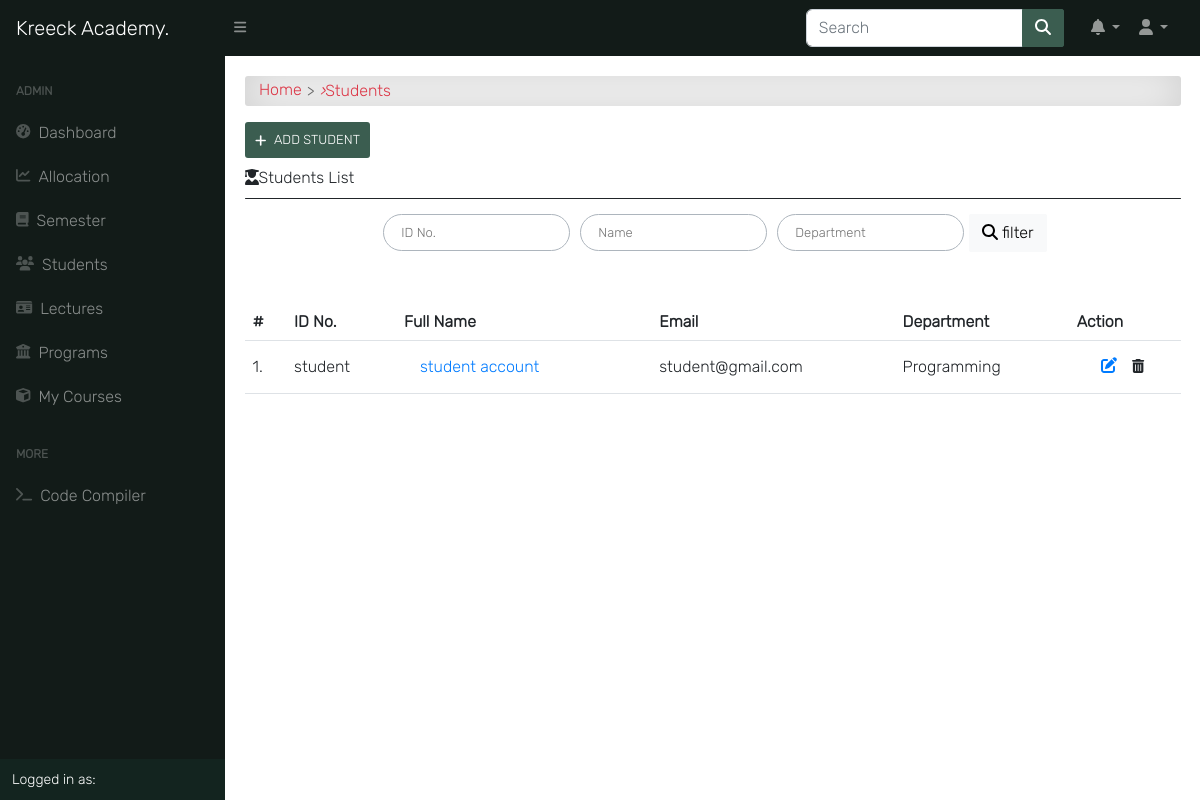
The page /auth/students/ (signed in) on the database as committed earlier.
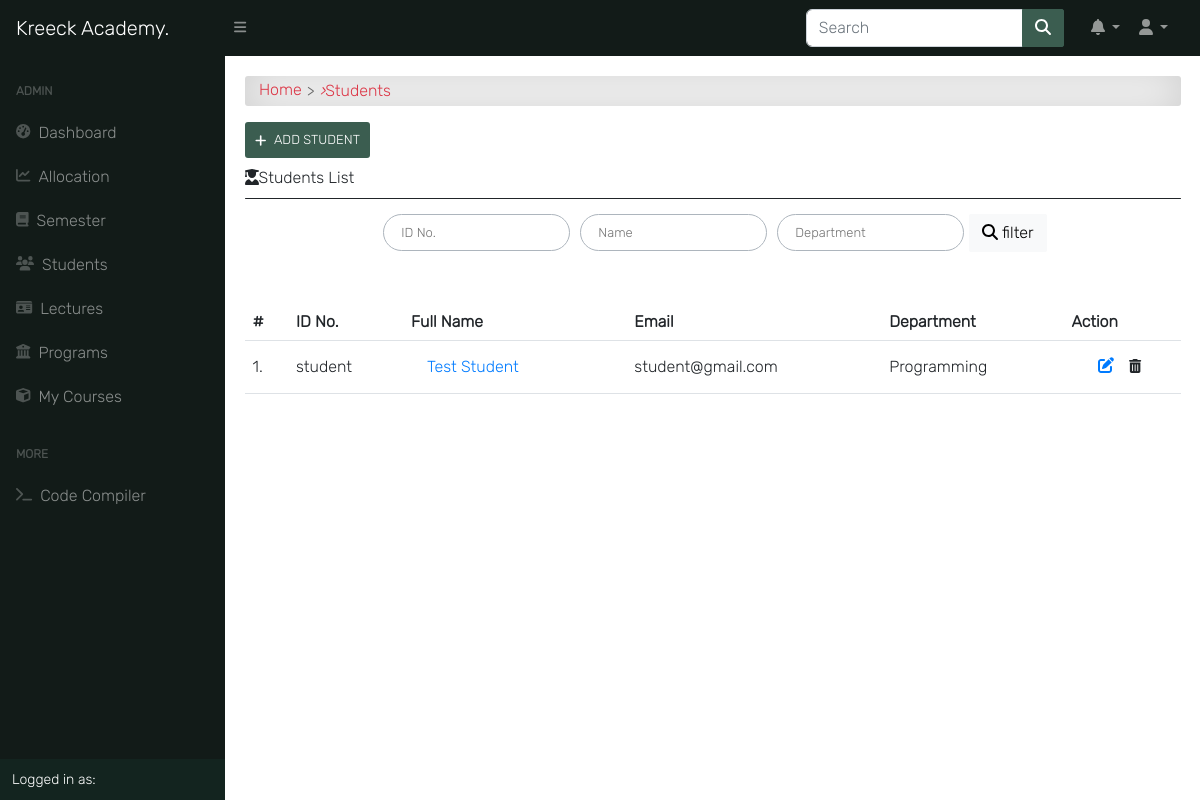
The same page on the database as committed later.
### accounts/models.py (models this page shows, shortened)
class Student(models.Model):
    student = models.OneToOneField(User, on_delete=models.CASCADE)
    level = models.CharField(max_length=25, choices=LEVEL, null=True)
    department = models.ForeignKey(Program, on_delete=models.CASCADE, null=True)
    objects = StudentManager()

class User(AbstractUser):
    is_student = models.BooleanField(default=False)
    is_lecturer = models.BooleanField(default=False)
    is_parent = models.BooleanField(default=False)
    is_dep_head = models.BooleanField(default=False)
    phone = models.CharField(max_length=60, blank=True, null=True)
    address = models.CharField(max_length=60, blank=True, null=True)
    picture = models.ImageField(upload_to='profile_pictures/%y/%m/%d/', default='default.png', null=True)
    email = models.EmailField(blank=True, null=True)
    username_validator = ASCIIUsernameValidator()
    objects = UserManager()
    @property
    def get_full_name(self):
        full_name = self.username
        if self.first_name and self.last_name:
            full_name = self.first_name + " " + self.last_name
        return full_name

### course/models.py (models this page shows, shortened)
class Program(models.Model):
    title = models.CharField(max_length=150, unique=True)
    summary = models.TextField(null=True, blank=True)
    objects = ProgramManager()
    def __str__(self):
        return self.title

### accounts/views.py (the view)
# urls.py: path('students/', StudentListView.as_view(), name='student_list'),
@method_decorator([login_required, admin_required], name='dispatch')
class StudentListView(ListView):
    template_name = "accounts/student_list.html"
    paginate_by = 10  # if pagination is desired
    def get_queryset(self):
        queryset = Student.objects.all()
        query = self.request.GET.get('student_id')
        if query is not None:
            queryset = queryset.filter(Q(department=query))
        return queryset
    def get_context_data(self, **kwargs):
        context = super().get_context_data(**kwargs)
        context['title'] = "Students | Kreeck Academy"
        return context

### templates/accounts/student_list.html (shortened to what this page needs)
{% extends 'base.html' %}
{% block content %}
<div id="input-nav"><a href="{% url 'home' %}" class="primary1">Home</a> <i>&rsaquo;</i> Students</div>
{% if request.user.is_superuser %}
<a class="add-button" href="{% url 'add_student' %}"><i class="fas fa-plus"></i>Add Student</a>
{% endif %}
<div class="title"><i class="fas fa-user-graduate"></i>Students List</div>
<div class="title-line"></div>
<div class="content-center">
    <form class="search-form" action="" method="GET">
        <input class="au-input" type="text" id="student_id" name="student_id" placeholder="ID No." value="{{ request.GET.student_id }}"/>
        <input class="au-input" type="text" name="name" placeholder="Name" value="{{ request.GET.name }}"/>
        <input class="au-input" type="text" name="department" placeholder="Department" value="{{ request.GET.department }}"/>
        <button class="btn btn-light" type="submit">
            <i class="fas fa-search"></i> filter
        </button>
    </form>
</div>
<div class="table-responsive table-shadow table-light table-striped m-0 mt-5">
    <table class="table">
        <thead>
            <tr>
                <th>#</th>
                <th> ID No. </th>
                <th> Full Name </th>
                <th> Email </th>
                <th> Department </th>
                {% if request.user.is_superuser %}
                <th> Action </th>
                {% endif %}
            </tr>
        </thead>
        <tbody>
            {% for student in object_list %}
            <tr>
                <td> {{ forloop.counter }}.</td>
                <td>{{ student.student.username }} </td>
                <td><a href="{% url 'profile_single' student.student.id %}">{{ student.student.get_full_name }}</a></td>
                <td>{{ student.student.email }} </td>
                <td>{{ student.department }}</td>
                {% if request.user.is_superuser %}
                <td>
                    <div class="update-delete">
                        <a href="{% url 'student_edit' student.student.pk %}" class="update" title="Edit"><i class="fas fa-edit"></i></a>
                        <form action="{% url 'student_delete' student.pk %}">{% csrf_token %}
                            <button type="submit" class="btn btn-sm" title="Delete"><i class="fas fa-trash-alt"></i></button>
                        </form>
                    </div>
                </td>
                {% endif %}
            {% endfor %}
        </tbody>
    </table>
</div>
{% endblock content %}

Rows that differ between the two databases and show on the page:
changed through a linked row, Student "student": student.get_full_name "student account" → "Test Student"
